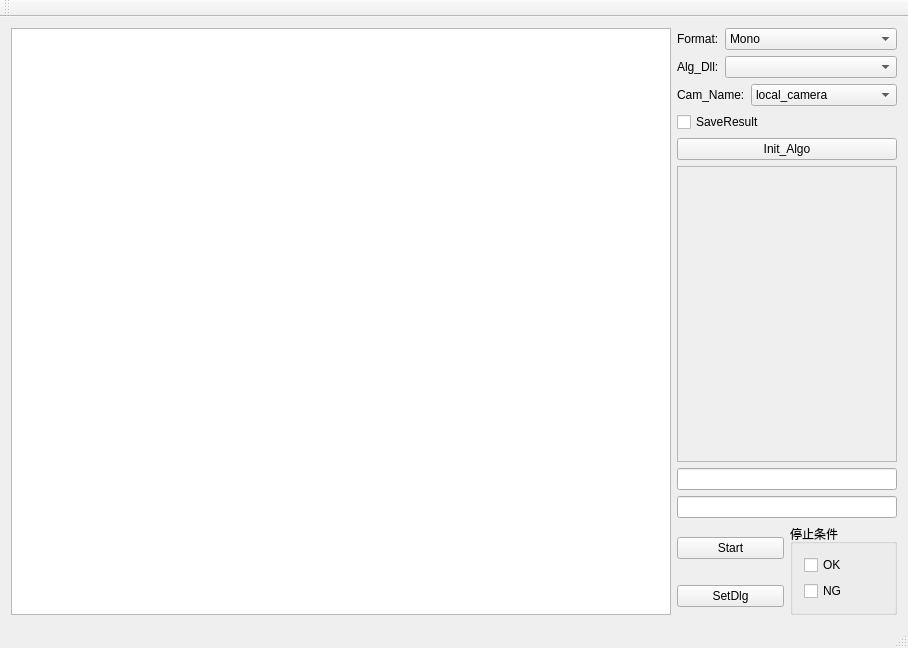
<?xml version="1.0" encoding="UTF-8"?>
<ui version="4.0">
 <class>algo_demo</class>
 <widget class="QMainWindow" name="algo_demo">
  <property name="geometry">
   <rect>
    <x>0</x>
    <y>0</y>
    <width>908</width>
    <height>648</height>
   </rect>
  </property>
  <property name="windowTitle">
   <string>QtCameraTest</string>
  </property>
  <property name="animated">
   <bool>false</bool>
  </property>
  <widget class="QWidget" name="centralWidget">
   <layout class="QHBoxLayout" name="horizontalLayout" stretch="3,1">
    <item>
     <widget class="QGraphicsView" name="ImageGraphic"/>
    </item>
    <item>
     <layout class="QVBoxLayout" name="verticalLayout">
      <item>
       <layout class="QHBoxLayout" name="horizontalLayout_3">
        <item>
         <widget class="QLabel" name="label_2">
          <property name="text">
           <string>Format:</string>
          </property>
         </widget>
        </item>
        <item>
         <widget class="QComboBox" name="cb_Fromat">
          <property name="sizePolicy">
           <sizepolicy hsizetype="MinimumExpanding" vsizetype="Fixed">
            <horstretch>0</horstretch>
            <verstretch>0</verstretch>
           </sizepolicy>
          </property>
          <property name="currentText">
           <string>Mono</string>
          </property>
          <item>
           <property name="text">
            <string>Mono</string>
           </property>
          </item>
          <item>
           <property name="text">
            <string>Color</string>
           </property>
          </item>
          <item>
           <property name="text">
            <string>3Ddata</string>
           </property>
          </item>
         </widget>
        </item>
       </layout>
      </item>
      <item>
       <layout class="QHBoxLayout" name="horizontalLayout_2">
        <item>
         <widget class="QLabel" name="label">
          <property name="text">
           <string>Alg_Dll:</string>
          </property>
         </widget>
        </item>
        <item>
         <widget class="QComboBox" name="comboBox">
          <property name="sizePolicy">
           <sizepolicy hsizetype="MinimumExpanding" vsizetype="Fixed">
            <horstretch>0</horstretch>
            <verstretch>0</verstretch>
           </sizepolicy>
          </property>
         </widget>
        </item>
       </layout>
      </item>
      <item>
       <layout class="QHBoxLayout" name="horizontalLayout_5">
        <item>
         <widget class="QLabel" name="label_4">
          <property name="text">
           <string>Cam_Name:</string>
          </property>
         </widget>
        </item>
        <item>
         <widget class="QComboBox" name="cb_Camera">
          <property name="sizePolicy">
           <sizepolicy hsizetype="MinimumExpanding" vsizetype="Fixed">
            <horstretch>0</horstretch>
            <verstretch>0</verstretch>
           </sizepolicy>
          </property>
          <item>
           <property name="text">
            <string>local_camera</string>
           </property>
          </item>
         </widget>
        </item>
       </layout>
      </item>
      <item>
       <widget class="QCheckBox" name="cB_Save">
        <property name="text">
         <string>SaveResult</string>
        </property>
       </widget>
      </item>
      <item>
       <widget class="QPushButton" name="pB_initAlgo">
        <property name="text">
         <string>Init_Algo</string>
        </property>
       </widget>
      </item>
      <item>
       <widget class="QListWidget" name="lw_ImageList">
        <property name="enabled">
         <bool>false</bool>
        </property>
       </widget>
      </item>
      <item>
       <widget class="QLineEdit" name="lineEdit_2"/>
      </item>
      <item>
       <widget class="QLineEdit" name="lineEdit"/>
      </item>
      <item>
       <layout class="QGridLayout" name="gridLayout">
        <item row="0" column="0">
         <widget class="QPushButton" name="pB_Start">
          <property name="text">
           <string>Start</string>
          </property>
          <property name="checkable">
           <bool>true</bool>
          </property>
         </widget>
        </item>
        <item row="0" column="1" rowspan="2">
         <widget class="QGroupBox" name="groupBox">
          <property name="title">
           <string>停止条件</string>
          </property>
          <layout class="QGridLayout" name="gridLayout_3">
           <item row="0" column="0">
            <widget class="QCheckBox" name="checkBox">
             <property name="text">
              <string>OK</string>
             </property>
            </widget>
           </item>
           <item row="1" column="0">
            <widget class="QCheckBox" name="checkBox_2">
             <property name="text">
              <string>NG</string>
             </property>
            </widget>
           </item>
          </layout>
         </widget>
        </item>
        <item row="1" column="0">
         <widget class="QPushButton" name="pB_SetDlg">
          <property name="text">
           <string>SetDlg</string>
          </property>
         </widget>
        </item>
       </layout>
      </item>
     </layout>
    </item>
   </layout>
  </widget>
  <widget class="QMenuBar" name="menuBar">
   <property name="geometry">
    <rect>
     <x>0</x>
     <y>0</y>
     <width>908</width>
     <height>23</height>
    </rect>
   </property>
  </widget>
  <widget class="QToolBar" name="mainToolBar">
   <attribute name="toolBarArea">
    <enum>TopToolBarArea</enum>
   </attribute>
   <attribute name="toolBarBreak">
    <bool>false</bool>
   </attribute>
  </widget>
  <widget class="QStatusBar" name="statusBar"/>
 </widget>
 <layoutdefault spacing="6" margin="11"/>
 <resources/>
 <connections/>
</ui>
